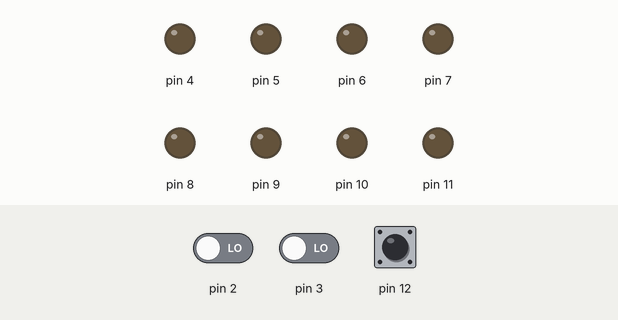
This sketch was run on a simulated Arduino Uno, built with avr-gcc and run on an emulated ATmega328P. Shown: output pins drawn as LEDs (lit = HIGH). The inputs (shaded band) are chosen by the test bench; at power-on: pin 12 HIGH, pin 2 LOW, pin 3 LOW. What the sketch prints to the serial monitor is not drawn.

Above: at 0.1 s.
At 5.0 s:
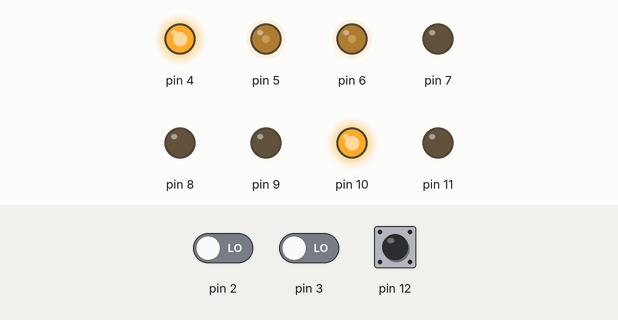
5.1 s: pin 12 pulsed LOW 5 times (0.12 s each, 0.3 s apart)
Timing chart, 0 to 8.1 s (numbered marks = the images above; inputs shaded):
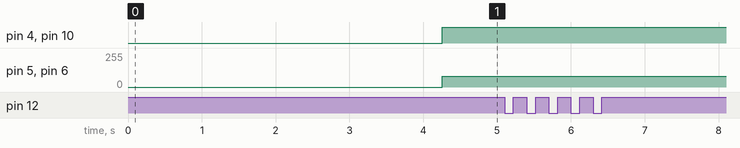

The sketch:

Ultrasounds_Radio_RX_3.5_car_BT.ino
```cpp
#include<avr/io.h>
#include<avr/interrupt.h>
#include<math.h>

#include<util/delay.h>

#define sbi(X,Y) X|=(1<<Y)
#define cbi(X,Y) X&=~(1<<Y)
#define tog(X,Y) X^=(1<<Y)

class Car
{
  public:

  Car()
  {
    sbi(DDRD,4);  //IN1
    sbi(DDRD,7);  //IN2
    sbi(DDRB,0);  //IN3
    sbi(DDRB,2);  //IN4
    sbi(DDRD,6);  //EN1 - OC0A
    sbi(DDRD,5);  //EN2 - OC0B
    TCCR0A|=(1<<WGM01)|(1<<WGM00)|(1<<COM0A1)|(1<<COM0B1);//    //Fast PWM TOP - 0xFF
    TCCR0B|=(1<<CS01)|(1<<CS00);                 //Prescaler 256
  }

  void forward(uint8_t n)
  {
    OCR0A=n;
    OCR0B=n;
    sbi(PORTD,4);
    cbi(PORTD,7);
    sbi(PORTB,0);
    cbi(PORTB,2);
  }

  void backward(uint8_t n)
  {
    OCR0A=n;
    OCR0B=n;
    cbi(PORTD,4);
    sbi(PORTD,7);
    cbi(PORTB,0);
    sbi(PORTB,2);
  }

  void right(uint8_t n)
  {
    OCR0A=n;
    OCR0B=n;
    sbi(PORTD,4);
    cbi(PORTD,7);
    cbi(PORTB,0);
    sbi(PORTB,2);
  }

  void left(uint8_t n)
  {
    OCR0A=n;
    OCR0B=n;
    cbi(PORTD,4);
    sbi(PORTD,7);
    sbi(PORTB,0);
    cbi(PORTB,2);
  }

  void fr(uint8_t n)
  {
    OCR0A=n;
    sbi(PORTD,4);
    cbi(PORTD,7);
    cbi(PORTB,0);
    cbi(PORTB,2);
  }

  void fl(uint8_t n)
  {
    OCR0B=n;
    cbi(PORTD,4);
    cbi(PORTD,7);
    sbi(PORTB,0);
    cbi(PORTB,2);
  }

  void br(uint8_t n)
  {
    OCR0B=n;
    cbi(PORTD,4);
    cbi(PORTD,7);
    cbi(PORTB,0);
    sbi(PORTB,2);
  }

  void bl(uint8_t n)
  {
    OCR0A=n;
    cbi(PORTD,4);
    sbi(PORTD,7);
    cbi(PORTB,0);
    cbi(PORTB,2);
  }

  void halt()
  {
    cbi(PORTD,4);
    cbi(PORTD,7);
    cbi(PORTB,0);
    cbi(PORTB,2);
  }
};
Car car;

class KalmanFilter
{
  public:

  float err_mea;
  float err_est;
  float KG;
  float est;
  float est_prev;
  float q;
  float x;
  int n=0,nr=0;

  KalmanFilter(float em,float es,float qi,float esti)
  {
    err_mea = em;
    err_est = es;
    q = qi;
    est_prev=esti;
  }

  float updateEstimate(float mea)
  {
    x=abs(est-mea);
    if(n<10)
      n++;
    if(x<50||n<10||nr==10){
    nr=0;
    KG = err_est / (err_est + err_mea);
    est= est_prev + KG * (mea - est_prev);
    err_est= (1.0 - KG) * err_est + q * fabs(est-est_prev);
    est_prev= est;
    }
    else
      nr++;
    return est;
  }
};

#define TOP 60000

uint16_t TCNT2H=0,t1,tu1,ti1,tf1,tu2,ti2,tf2,_tu1,_tu2,_ti1,_ti2,_tf1,_tf2,n_init=0;
uint8_t flag=2,n1=0,_flag=2;
float f1,f2,f1f,f2f,x,y,c,X,Y,_f1f,_f2f,_X,_Y;//,AC;

class trackmoves
{
  private:

  enum direction {FRONT,BACK};
  enum processrunning {FREE,ROTATING,GOTO,HALT};

  float returnangle,angdiff,m,c,den,dsign;
  direction dir=FRONT;
  processrunning process=FREE;

  public:

  float Xavg,Yavg;
  float Xd,Yd;
  float targetangle;
  float currentangle;
  float distance;
  float points[15][3]={ {-200,-200,FRONT} , {-200,200,FRONT} , {-100,100,FRONT} , {-200,0,FRONT} , {-100,-200,FRONT} , {-50,-200,FRONT} , {-50,200,FRONT} , {0,0,FRONT} , {50,200,FRONT} , {50,-200,FRONT} , {250,-200,FRONT} , {175,-200,BACK} , {175,200,FRONT} , {75,200,FRONT} , {250,200,BACK} };
  int n=15,i=0;

  float angle(float x1,float y1,float x2,float y2)
  {
    if((x2-x1)!=0){
      returnangle= atan( (y2-y1)/(x2-x1) );

      if(returnangle>=0&&y2<y1)
        returnangle+=3.145926;
      else if(returnangle<0)
        returnangle+=(y2<y1)?6.283185:3.141592;
    }
    else
      returnangle= (y2-y1)>=0?1.570796:4.712389;

    return returnangle;
  }

  void rotate()
  {
 //   Serial.print('\t');Serial.println(angdiff);
    if( angdiff < 0.04 )
    {
      car.halt();
      process=GOTO;
      if(Yavg!=Yd){
        m=(Xd-Xavg)/(Yavg-Yd);
        c=m*Xd - Yd;
        den=sqrt( m*m + 1 );

        dsign=( (Yavg - m*Xavg + c)>=0 )?1:-1;
      }
      else{
        c=Xd;
        den=0;

        dsign= ( (Xavg - c)>=0)?1:-1;
      }
    }
    else if( (targetangle>currentangle && angdiff<3.141592) || (currentangle>targetangle && angdiff>3.141592) ){
      car.left(80);
    }
    else{
      car.right(80);
    }
  }

  void GoTo()
  {
 //   distance=sqrt( (Xd-Xavg)*(Xd-Xavg) + (Yd-Yavg)*(Yd-Yavg) );
    //Perpendicular distance from end perpendicular line
    if(den!=0)
      distance= ((Yavg - m*Xavg + c)*dsign) / den;
    else
      distance= (Xavg - c)*dsign;
//    Serial.println(distance);
    if(distance>5){
      if(dir==FRONT){
       if(angdiff<0.02)
          car.forward(80);
        else if( (targetangle>currentangle && angdiff<3.141592) || (currentangle>targetangle && angdiff>3.141592) )
          car.fl(80);
        else
          car.fr(80);
      }
      else{
        if(angdiff<0.02)
          car.backward(80);
        else if( (targetangle>currentangle && angdiff<3.141592) || (currentangle>targetangle && angdiff>3.141592) )
          car.bl(80);
        else
          car.br(80);
      }
    }
    else{
      car.halt();
//      Serial.println(i);
      process=(i<n)?FREE:HALT;
    }
  }

  void update()
  {
    if(process!=HALT){

      Xavg=(X+_X)/2;
      Yavg=(Y+_Y)/2;
      if(dir==FRONT)
        currentangle= angle(X, Y, _X, _Y);
      else
        currentangle= angle(_X, _Y, X, Y);
      angdiff= abs(targetangle-currentangle);

      if(process==FREE){
        //target angle calc
        Xd=points[i][0];
        Yd=points[i][1];
        dir=(int)points[i][2];
        i+=1;
   //     Serial.print('\t');Serial.print(Xd);Serial.print('\t');Serial.println(Yd);
        targetangle= angle(Xavg , Yavg, Xd, Yd);
        angdiff= abs(targetangle-currentangle);
        process=ROTATING;
      }

      if(process==ROTATING)
        rotate();
      if(process==GOTO)
        GoTo();
    }
  }
};

trackmoves track;

#define TCNT2T (TCNT2H<<8)|TCNT2;

KalmanFilter t1f(1,1,0.01,195),t2f(1,1,0.01,190),_t1f(1,1,0.01,190),_t2f(1,1,0.01,190);

void rf_receive_init()
{
  cbi(DDRB,4);
  sbi(PCICR,PCIE0);
  sbi(PCMSK0,PCINT4);
  TIMSK2|=1;  //TOV interrut enable
  sei();
  sbi(TCCR2B,CS21);       //prescaler 8
}
void ultrasound_init()
{
  //Trig Part
  sbi(DDRB,1);  //pin 9
  sbi(DDRB,3);  //pin 11
  sbi(TIMSK1,1);      //OCIEA

  //Echo Part
  sbi(EICRA,ISC00);   //Trigger at Rise & Fall
  sbi(EIMSK,INT0);

  sbi(EICRA,ISC10);
  sbi(EIMSK,INT1);
}
inline void trig()
{
  sbi(PORTB,1);
  sbi(PORTB,3);
  OCR1A=TCNT1+20;
}
void TCNT1_init()
{
  ICR1=TOP;
  TCCR1B|=(1<<WGM12)|(1<<WGM13); //CTC with ICR1 as TOP
  TIMSK1|=(1<<5); //ICIE Interrupt Enable
  sbi(TCCR1B,CS11);   //Prescaler 8
}

int main()
{
  Serial.begin(115200);
  ultrasound_init();
  TCNT1_init();
  rf_receive_init();

//  car.right(100);
  while(1)
  {//Receiver 1 code
    f1=tu1*0.176*1.02;  //0.01478
    f2=tu2*0.176*1.02;
    if(f1<4500)
      f1f=f1;
    if(f2<4500)
      f2f=f2;

    f1f=t1f.updateEstimate(f1f);
    f2f=t2f.updateEstimate(f2f);

    c= (f1f+f2f) * (f1f-f2f); //f1f^2 - f2f^2
    x= (2640500 - c) * 0.000320821;
    y= sqrt( f2f*f2f - 2371600 - x*x );

    X= (x-y)*0.7071 + 35 -20 +20;
    Y= (x+y)*0.7071 - 1100 +10 +55 -20;

    //Receiver 2 Code
    f1=_tu1*0.176*1.02;  //0.01478
    f2=_tu2*0.176*1.02;
    if(f1<4500)
      _f1f=f1;
    if(f2<4500)
      _f2f=f2;

    _f1f=_t1f.updateEstimate(_f1f);
    _f2f=_t2f.updateEstimate(_f2f);

    c= (_f1f+_f2f) * (_f1f-_f2f); //_f1f^2 - _f2f^2
    x= (2640500 - c) * 0.000320821;
    y= sqrt( _f2f*_f2f - 2371600 - x*x );

    _X= (x-y)*0.7071 + 35 -20 +20;
    _Y= (x+y)*0.7071 - 1100 +10 +55 -20;

    Serial.print(X);Serial.print('\t');Serial.println(Y);Serial.print('\t');Serial.print(_X);Serial.print('\t');Serial.println(_Y);//Serial.print('\t');Serial.println(t1f.x);//Serial.print('\t');Serial.print(f1f);Serial.print('\t');Serial.println(f2f);

    if(n_init>100)
      track.update();
    else
      n_init++;

    _delay_ms(40);
  }
  return 0;
}

ISR(INT0_vect)
{
  if(n1){
    if(flag==0)
    {
      ti2=TCNT1;
      flag=1;
    }
    else if(flag==1)
    {
      tf2=TCNT1;
      flag=2;
      tu2=tf2-ti2+635;
    }
  }
  else{
    if(flag==0)
    {
      ti1=TCNT1;
      flag=1;
    }
    else if(flag==1)
    {
      tf1=TCNT1;
      flag=2;
      tu1=tf1-ti1+635;
    //    Serial.println(n1);
    }
  }
 // Serial.println("Echo");
}

ISR(INT1_vect)
{
  if(n1){
    if(_flag==0)
    {
      _ti2=TCNT1;
      _flag=1;
    }
    else if(_flag==1)
    {
      _tf2=TCNT1;
      _flag=2;
      _tu2=_tf2-_ti2+635;
//      Serial.println(_tu2);
    }
  }
  else{
    if(_flag==0)
    {
      _ti1=TCNT1;
      _flag=1;
    }
    else if(_flag==1)
    {
      _tf1=TCNT1;
      _flag=2;
      _tu1=_tf1-_ti1+635;
    //    Serial.println(n1);
    }
  }
 // Serial.println("Echo");
}

ISR(PCINT0_vect)
{// rf time start
  if( (PINB&0b00010000) ==0){

  t1=TCNT2T;
  if(t1>4000)
  {
    TCNT1=0;
    flag=0;
    _flag=0;
    n1=(t1>8000)?0:1;
    trig();
  }
  TCNT2=0;
  TCNT2H=0;

  }
}

ISR(TIMER2_OVF_vect)
{
  TCNT2H++;
}

ISR(TIMER1_CAPT_vect)
{
  flag=2;
  _flag=2;
}

ISR(TIMER1_COMPA_vect)
{
  cbi(PORTB,1);
  cbi(PORTB,3);
}
```
